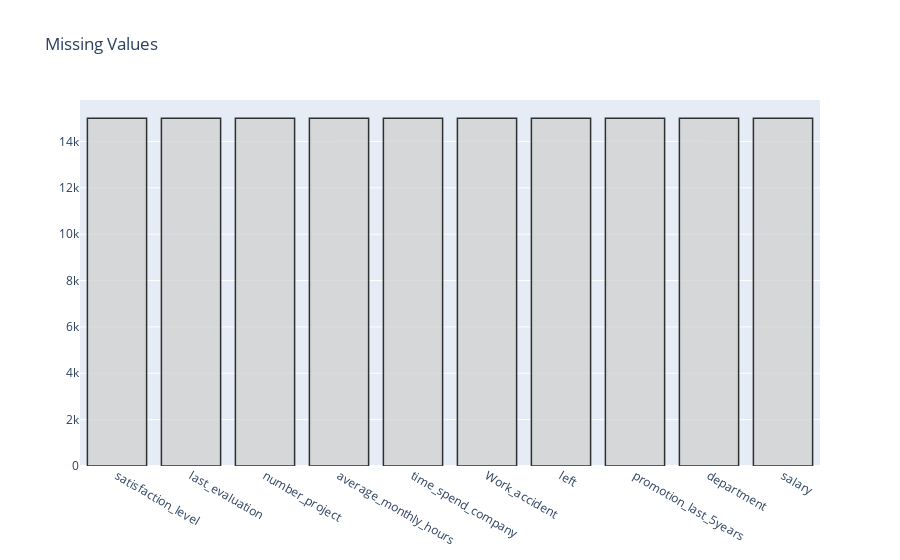

Notebook code cell kept with this figure:
### Markdown cell above
### 2.1 Missing Values

### Code cell
null_feat = pd.DataFrame(len(hr['left']) - hr.isnull().sum(), columns = ['Count'])

trace = go.Bar(x = null_feat.index, y = null_feat['Count'] ,opacity = 0.8, marker=dict(color = 'lightgrey',
        line=dict(color='#000000',width=1.5)))

layout = dict(title =  "Missing Values")
                    
fig = dict(data = [trace], layout=layout)
py.iplot(fig)

### Figure 1 — Plotly figure (JSON) as saved in the notebook; plotly's stock layout.template omitted (floating-point values rounded to 4 significant figures)
{"data": [{"marker": {"color": "lightgrey", "line": {"color": "#000000", "width": 1.5}}, "opacity": 0.8, "type": "bar", "x": ["satisfaction_level", "last_evaluation", "number_project", "average_monthly_hours", "time_spend_company", "Work_accident", "left", "promotion_last_5years", "department", "salary"], "y": [14999, 14999, 14999, 14999, 14999, 14999, 14999, 14999, 14999, 14999]}], "layout": {"title": {"text": "Missing Values"}}}
